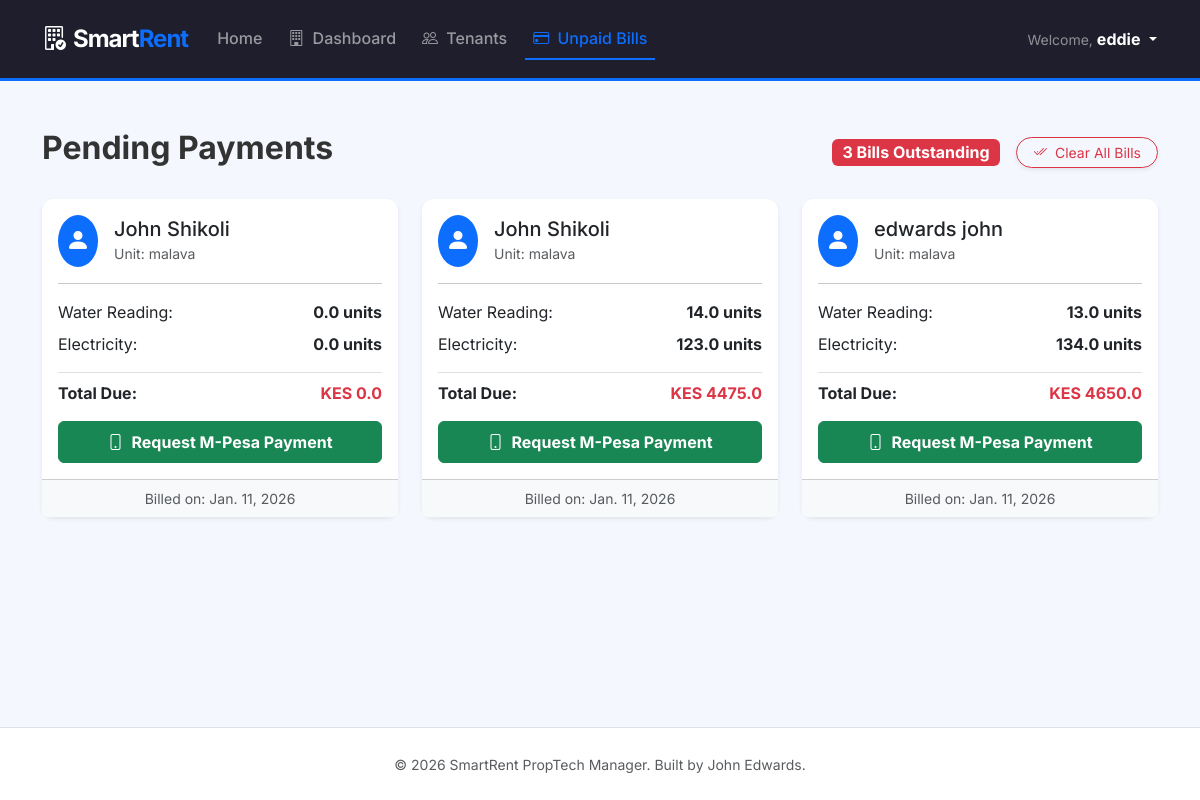
The app's page /unpaid-bills/ (signed in), older data.
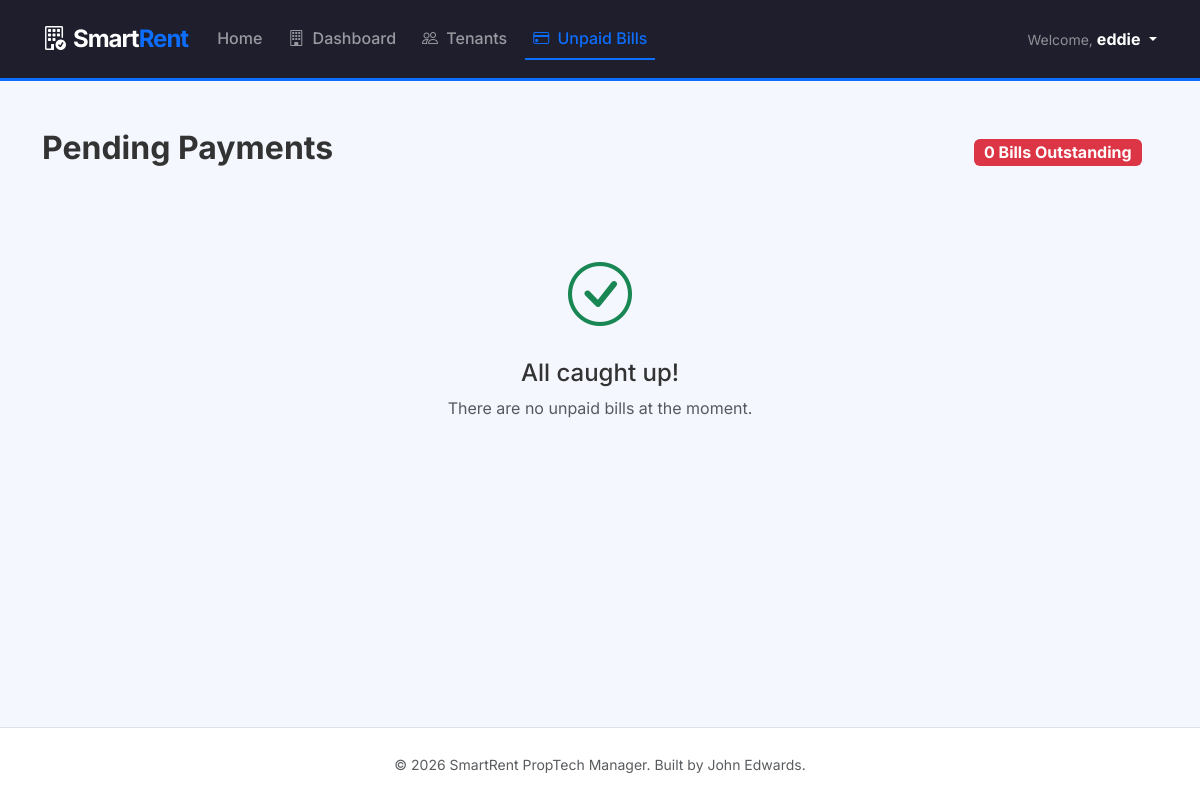
The same page, newer data.
### smart_rent/models.py (models this page shows, shortened)
class UtilityBill(models.Model):
    tenant = models.ForeignKey(Tenant, on_delete=models.CASCADE)
    water_reading = models.FloatField()
    elecricity_reading = models.FloatField()
    billing_date = models.DateField(auto_now_add=True)
    is_paid = models.BooleanField(default=False)
    @property
    def total_amount(self):
        water_cost = self.water_reading * 100
        elec_cost = self.elecricity_reading * 25
        return float(self.tenant.rent_amount) + water_cost + elec_cost

class Tenant(models.Model):
    user = models.OneToOneField(User, on_delete=models.CASCADE)
    property = models.ForeignKey(Property, on_delete=models.SET_NULL, null=True, blank=True)
    full_name = models.CharField(max_length=200, blank=True) # Added to display names like "John Shikoli"
    phone_number = models.CharField(max_length=15)
    rent_amount = models.DecimalField(max_digits=10, decimal_places=2, default=0.00)

class Property(models.Model):
    CATEGORY_CHOICES = [
        ('1-Bedroom Apartment', '1-Bedroom Apartment'),
        ('2-Bedroom Apartment', '2-Bedroom Apartment'),
        ('3-Bedroom Apartment', '3-Bedroom Apartment'),
        ('Executive/Serviced Apartment', 'Executive/Serviced Apartment'),
        ('Bungalow', 'Bungalow'),
        ('Maisonette', 'Maisonette'),
        ('Townhouse', 'Townhouse'),
        ('Villa', 'Villa'),
        ('Student Hostel/Housing', 'Student Hostel/Housing'),
        ('Airbnb/Short-Term Rental', 'Airbnb/Short-Term Rental'),
    ]
    name = models.CharField(max_length=200)
    landlord = models.ForeignKey(User, on_delete=models.CASCADE)
    address = models.CharField(max_length=300)
    category = models.CharField(
        max_length=100,
        choices=CATEGORY_CHOICES,
        default="2-Bedroom Apartment"
    )
    price_per_month = models.DecimalField(max_digits=10, decimal_places=2, default=0.00)
    image = models.ImageField(upload_to='property_pics/', default='default_house.jpg', null=True, blank=True)
    is_occupied = models.BooleanField(default=False)

### smart_rent/views.py (the view)
# urls.py: path('unpaid-bills/', views.unpaid_bills, name='unpaid_bills'),
@staff_member_required
def unpaid_bills(request):
    bills = UtilityBill.objects.filter(is_paid=False)
    return render(request, 'smart_rent/unpaid_bills.html', {'bills': bills})

### smart_rent/templates/smart_rent/unpaid_bills.html (shortened to what this page needs)
{% extends 'smart_rent/base.html' %}
{% block content %}
<div class="d-flex justify-content-between align-items-center mb-4">
    <h2 class="fw-bold">Pending Payments</h2>
    <div class="d-flex align-items-center">
        <span class="badge bg-danger fs-6 me-3">{{ bills.count }} Bills Outstanding</span>
        {% if bills %}
        <button type="button" class="btn btn-outline-danger btn-sm rounded-pill px-3 shadow-sm" data-bs-toggle="modal" data-bs-target="#clearAllModal">
            <i class="bi bi-check2-all me-1"></i> Clear All Bills
        </button>
        {% endif %}
    </div>
</div>
<div class="row">
    {% for bill in bills %}
    <div class="col-md-4 mb-4">
        <div class="card h-100 shadow-sm border-0">
            <div class="card-body">
                <div class="d-flex align-items-center mb-3">
                    <div class="bg-primary text-white rounded-circle p-2 me-3">
                        <i class="bi bi-person-fill fs-4"></i>
                    </div>
                    <div>
                        <h5 class="card-title mb-0">
                            {{ bill.tenant.full_name|default:bill.tenant.user.get_full_name|default:bill.tenant.user.username }}
                        </h5>
                        <small class="text-muted">Unit: {{ bill.tenant.property.name|default:"Unassigned" }}</small>
                    </div>
                </div>
                <hr>
                <div class="d-flex justify-content-between mb-2">
                    <span>Water Reading:</span>
                    <span class="fw-bold">{{ bill.water_reading }} units</span>
                </div>
                <div class="d-flex justify-content-between mb-3">
                    <span>Electricity:</span>
                    <span class="fw-bold">{{ bill.elecricity_reading }} units</span>
                </div>
                <div class="d-flex justify-content-between mb-3 border-top pt-2">
                    <span class="fw-bold">Total Due:</span>
                    <span class="text-danger fw-bold">KES {{ bill.total_amount }}</span>
                </div>
                <a href="{% url 'pay_bill' bill.id %}" class="btn btn-success w-100 py-2 fw-bold">
                    <i class="bi bi-phone me-2"></i>Request M-Pesa Payment
                </a>
            </div>
            <div class="card-footer bg-light text-center small text-muted">
                Billed on: {{ bill.billing_date }}
            </div>
        </div>
    </div>
    {% empty %}
    <div class="col-12 text-center py-5">
        <i class="bi bi-check-circle text-success" style="font-size: 4rem;"></i>
        <h4 class="mt-3">All caught up!</h4>
        <p class="text-muted">There are no unpaid bills at the moment.</p>
    </div>
    {% endfor %}
</div>
{% endblock %}

Row changes from the older to the newer data that the page shows:
no longer on this page (row edited): UtilityBill: tenant.full_name "John Shikoli", tenant.property.name "malava", water_reading "0.0", elecricity_reading "0.0", total_amount "0.0", billing_date "Jan. 11, 2026"
no longer on this page (row edited): UtilityBill: tenant.full_name "John Shikoli", tenant.property.name "malava", water_reading "14.0", elecricity_reading "123.0", total_amount "4475.0", billing_date "Jan. 11, 2026"
no longer on this page (row edited): UtilityBill: tenant.full_name "edwards john", tenant.property.name "malava", water_reading "13.0", elecricity_reading "134.0", total_amount "4650.0", billing_date "Jan. 11, 2026"
Text that changed along with them:
{{ bills.count }}: "3" → "0"
text no longer shown: "Clear All Bills"
text now shown: "All caught up! There are no unpaid bills at the moment."
